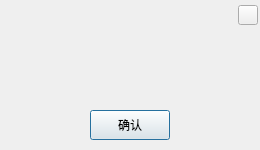
<?xml version="1.0" encoding="UTF-8"?>
<ui version="4.0">
 <class>Message</class>
 <widget class="QDialog" name="Message">
  <property name="geometry">
   <rect>
    <x>0</x>
    <y>0</y>
    <width>260</width>
    <height>150</height>
   </rect>
  </property>
  <property name="windowTitle">
   <string>提示</string>
  </property>
  <widget class="QLabel" name="label">
   <property name="geometry">
    <rect>
     <x>28</x>
     <y>45</y>
     <width>200</width>
     <height>50</height>
    </rect>
   </property>
   <property name="text">
    <string/>
   </property>
   <property name="alignment">
    <set>Qt::AlignCenter</set>
   </property>
  </widget>
  <widget class="QPushButton" name="pushButton_confirm">
   <property name="geometry">
    <rect>
     <x>90</x>
     <y>110</y>
     <width>80</width>
     <height>30</height>
    </rect>
   </property>
   <property name="text">
    <string>确认</string>
   </property>
  </widget>
  <widget class="QWidget" name="widget" native="true">
   <property name="geometry">
    <rect>
     <x>0</x>
     <y>0</y>
     <width>260</width>
     <height>30</height>
    </rect>
   </property>
   <layout class="QGridLayout" name="gridLayout">
    <property name="leftMargin">
     <number>2</number>
    </property>
    <property name="topMargin">
     <number>2</number>
    </property>
    <property name="rightMargin">
     <number>2</number>
    </property>
    <property name="bottomMargin">
     <number>2</number>
    </property>
    <property name="spacing">
     <number>2</number>
    </property>
    <item row="0" column="1">
     <widget class="QLabel" name="label_title">
      <property name="text">
       <string/>
      </property>
     </widget>
    </item>
    <item row="0" column="0">
     <widget class="QWidget" name="widget_icon" native="true">
      <property name="minimumSize">
       <size>
        <width>20</width>
        <height>20</height>
       </size>
      </property>
      <property name="maximumSize">
       <size>
        <width>20</width>
        <height>20</height>
       </size>
      </property>
     </widget>
    </item>
    <item row="0" column="2">
     <widget class="QPushButton" name="pushButton_close">
      <property name="minimumSize">
       <size>
        <width>20</width>
        <height>20</height>
       </size>
      </property>
      <property name="maximumSize">
       <size>
        <width>20</width>
        <height>20</height>
       </size>
      </property>
      <property name="text">
       <string/>
      </property>
     </widget>
    </item>
   </layout>
  </widget>
 </widget>
 <resources/>
 <connections/>
</ui>
